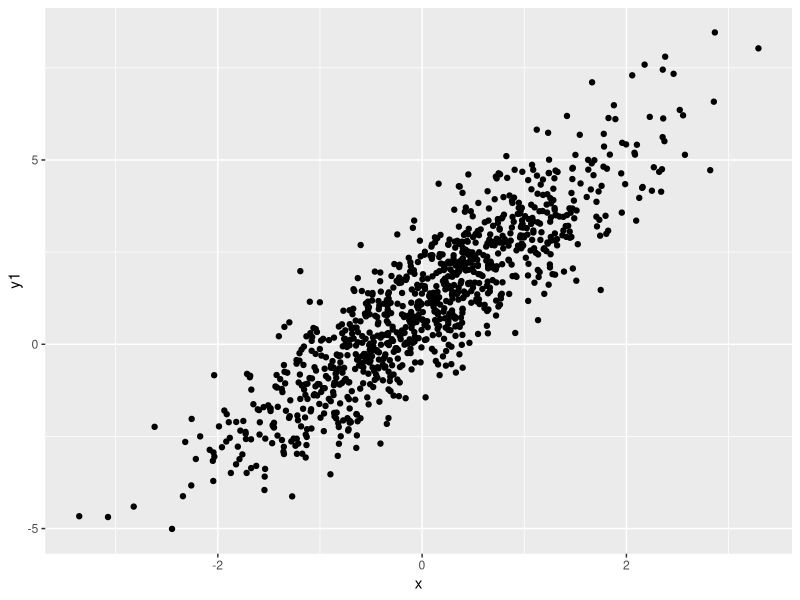
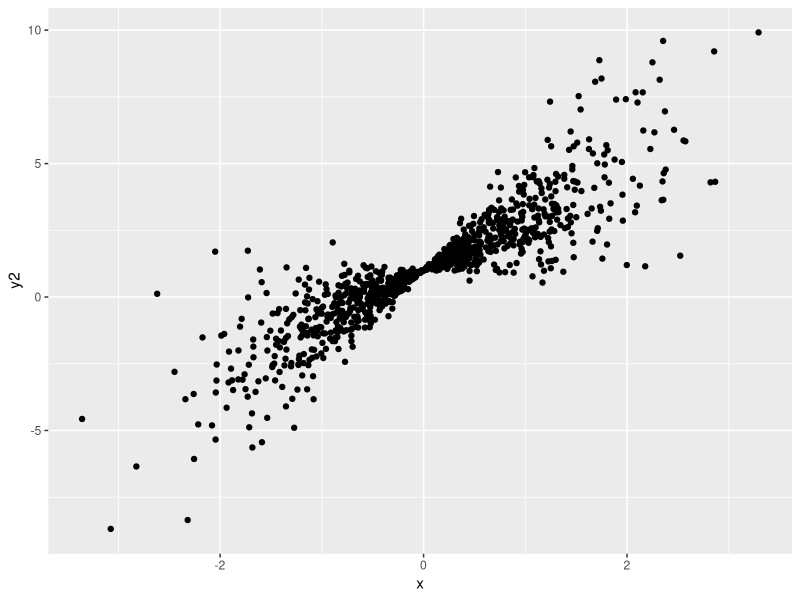

R code for these plots, in order: (Note: a time limit stopped this script after it produced the figures.)
# Question 1

## setup

library(ggplot2)
library(tibble)

## (1)

N <- 1000
x <- rnorm(N)
u1 <- rnorm(N)
u2 <- sapply(x, function(xi){rnorm(1,sd = abs(xi))})
a <- 1
b <- 2

### Model 1 & 2:
y1 <- a + b * x + u1
df_Model_1 <- tibble(y = y1, x)
y2 <- a + b * x + u2
df_Model_2 <- tibble(y = y2, x)

### draw plots respectively
scat_Model_1 <- ggplot(df_Model_1, aes(x, y)) +
  geom_point() +
  labs(x = 'x', y = 'y1')
scat_Model_2 <- ggplot(df_Model_2, aes(x, y)) +
  geom_point() +
  labs(x = 'x', y = 'y2')
ggsave(scat_Model_1, filename = 'Part_II/Question_1/scat_Model_1.png')
ggsave(scat_Model_2, filename = 'Part_II/Question_1/scat_Model_2.png')

## (2)

### funciton construction

reg <- function(x, y, n){
  df = tibble(x,y)
  x_bar <- mean(x)
  y_bar <- mean(y)
  SST <- sum((df$x - x_bar)^2)
  
  b_hat <- sum((df$y - y_bar) * (df$x - x_bar)) / SST
  a_hat <- y_bar - b_hat * x_bar
  sigma_hat_square = sum((df$y - a_hat - b_hat * df$x)^2) / (n -2)
  se_b_hat_0 <- sqrt(sigma_hat_square / SST)
  se_b_hat_1 <- sqrt(sum((df$x - x_bar)^2 * (df$y - a_hat - b_hat * df$x)^2) / SST^2)
  result <- c(b_hat, a_hat, sigma_hat_square, se_b_hat_0, se_b_hat_1)
  names(result) = c('b_hat', 'a_hat',  'sigma_hat^2', 'se_0', 'se_1')
  return(result)
}

### reg and compare
reg_Model_1 <- reg(x, y1, N)
print(reg_Model_1)
lm_Model_1 <- lm(y1 ~ x)

reg_Model_2 <- reg(x, y2, N)
print(reg_Model_2)
lm_Model_2 <- lm(y2 ~ x)

t_value_1 <- reg_Model_1["b_hat"] / reg_Model_1["se_0"]
print(paste("Without White standard error, the t value of b_hat in model 1 is : ", t_value_1))

t_value_2 <- reg_Model_2["b_hat"] / reg_Model_2["se_1"]
t_value_2_no <- reg_Model_2["b_hat"] / reg_Model_2["se_0"]
print(paste("With White standard error, the t value of b_hat in model 2 is : ", t_value_2))
print(paste("Without White standard error, the t value of b_hat in model 2 is : ", t_value_2_no))

### Answers in natural language

cat('\nAnswers in natural language:\nEven though the t-value of model 2 is much less with White standard error, both t-values are big enough to reject null hypothesis under alpha = 0.05.\nUnder heteroskedastical circumstances, we\'ll get a bias on estimating the SE of coefficients, further a bad t-test. Under current setting, as error variance goes up with |x|, se_1 in model 2 is higher than se_0. While we obtain homoskedasticity in model 1, then se_0 and se_1 are almost the same.\n')

## (3)

simulate_t_homo <- function(choice){
  N <- 1000
  x <- rnorm(N)
  u1 <- rnorm(N)
  y1 <- u1 + 1
  reg_rslt <- reg(x, y1, N)
  if (choice == 0) {
    t_value <- reg_rslt["b_hat"] / reg_rslt["se_0"]
  } else if (choice == 1) {
    t_value <- reg_rslt["b_hat"] / reg_rslt["se_1"]
  } else {
    t_value <- NA
  }
  return(sum(t_value))
}

t0 <- replicate(10000, simulate_t_homo(0))
t0_bool <- abs(t0) > 1.96
t0_reject_proportion <- sum(t0_bool) / 10000
t1 <- replicate(10000, simulate_t_homo(1))
t1_bool <- abs(t1) > 1.96
t1_reject_proportion <- sum(t1_bool) / 10000

print(paste('The proportion of rejecting the null hypothesis using t0 is ', t0_reject_proportion))
print(paste('The proportion of rejecting the null hypothesis using t1 is ', t1_reject_proportion))

## (4)

simulate_t_hetero <- function(choice){
  N <- 1000
  x <- rnorm(N)
  u2 <- sapply(x, function(xi){rnorm(1,sd = abs(xi))})
  y2 <- u2 + 1
  reg_rslt <- reg(x, y2, N)
  if (choice == 0) {
    t_value <- reg_rslt["b_hat"] / reg_rslt["se_0"]
  } else if (choice == 1) {
    t_value <- reg_rslt["b_hat"] / reg_rslt["se_1"]
  } else {
    t_value <- NA
  }
  return(sum(t_value))
}

t0 <- replicate(10000, simulate_t_hetero(0))
t0_bool <- abs(t0) > 1.96
t0_reject_proportion <- sum(t0_bool) / 10000
t1 <- replicate(10000, simulate_t_hetero(1))
t1_bool <- abs(t1) > 1.96
t1_reject_proportion <- sum(t1_bool) / 10000

print(paste('The proportion of rejecting the null hypothesis using t0 is ', t0_reject_proportion))
print(paste('The proportion of rejecting the null hypothesis using t1 is ', t1_reject_proportion))

## (5)

# check my rmd or pdf file for non-code answers.
